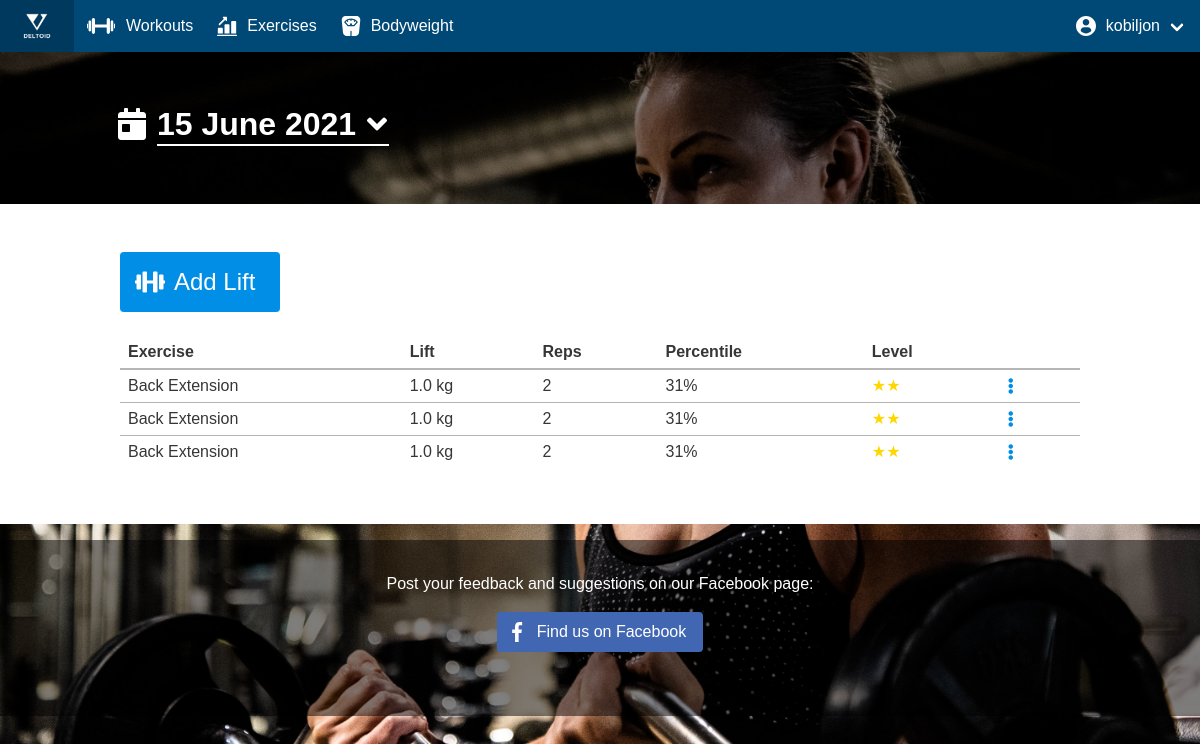
Page /lifts/ (signed in) on the committed database.
### workoutnote_django/models.py (models this page shows, shortened)
class Lift(models.Model):
    id = models.AutoField(primary_key=True)
    user = models.ForeignKey(django_User, on_delete=models.CASCADE)
    exercise = models.ForeignKey(Exercise, on_delete=models.CASCADE)
    body_weight = models.FloatField()
    lift_mass = models.FloatField()
    repetitions = models.IntegerField()
    created_at = models.DateTimeField(auto_now_add=True)

class Exercise(models.Model):
    name = models.CharField(max_length=64, primary_key=True)
    icon = models.CharField(max_length=128)
    body_part = models.CharField(max_length=16)
    category = models.CharField(max_length=16)

### workoutnote_django/views.py (the view)
# urls.py: path('lifts/', views.handle_lifts, name='lifts'),
@login_required
@require_http_methods(['GET'])
def handle_lifts(request):
    return render(
        request=request,
        template_name='profile/lifts.html',
        context={
            'exercises': models.Exercise.objects.all(),
            'lifts': models.Lift.objects.all()
        }
    )

### templates/profile/lifts.html (shortened to what this page needs)
{% extends 'profile/base.html' %}
{% block content %}
    <div id="workoutPageContainer">
        <section class="hero is-primary is-translucent">
            <div class="hero-body">
                <div class="container">
                    <div class="field is-grouped is-grouped-multiline">
                        <div class="control" style="flex-shrink: 1;"><h1 class="title is-3 is-size-4-mobile mb-2"><a class="is-dropdown-title-link"><span class="icon mr-1"><i aria-hidden="true"
                                                                                                                                                                               class="slicon slicon-fa-calendar-day"></i></span>
                            <span class="is-dropdown-title-underline">
                  15 June 2021
                  <span class="icon"><i aria-hidden="true" class="slicon slicon-fa-angle-down"></i></span></span></a></h1></div>
                    </div>
                </div>
            </div>
        </section>
        <section class="section has-background-white">
            <div class="container">
                <div class="buttons">
                    <button onclick="addLiftClick();" class="button is-primary is-large">
                        <span class="icon"><i aria-hidden="true" class="slicon slicon-fa-dumbbell"></i></span>
                        <span>Add Lift</span>
                    </button>
                </div>
                <div class="block">
                    <table class="table is-fullwidth is-narrow mb-2 table--mobilesmall">
                        <thead>
                        <tr>
                            <th>Exercise</th>
                            <th>Lift</th>
                            <th>Reps</th>
                            <th><abbr title="Percentile"><span>&gt; %</span></abbr></th>
                            <th>Level</th>
                            <th>&nbsp;</th>
                        </tr>
                        </thead>
                        <tbody>
                        {% for lift in lifts %}
                            <tr class="workout__set">
                                <td>{{ lift.exercise.name }}</td>
                                <td>{{ lift.lift_mass }} kg</td>
                                <td>{{ lift.repetitions }}</td>
                                <td>31%</td>
                                <td><span class="stars"><span class="star__full">★★</span><span class="star__empty">★★★</span></span></td>
                                <td class="is-vcentered">
                                    <div class="dropdown is-right has-text-left">
                                        <div class="dropdown-trigger"><a aria-haspopup="true" aria-controls="dropdown-menu"><span class="icon"><i
                                                class="slicon slicon-fa-ellipsis-v"></i></span></a></div>
                                    </div>
                                </td>
                            </tr>
                        {% endfor %}
                        </tbody>
                    </table>
                </div>
            </div>
        </section>
    </div>
{% endblock %}

### rows in the picture
Lift: exercise.name "Back Extension", lift_mass "1.0", repetitions "2"
Lift: exercise.name "Back Extension", lift_mass "1.0", repetitions "2"
Lift: exercise.name "Back Extension", lift_mass "1.0", repetitions "2"
